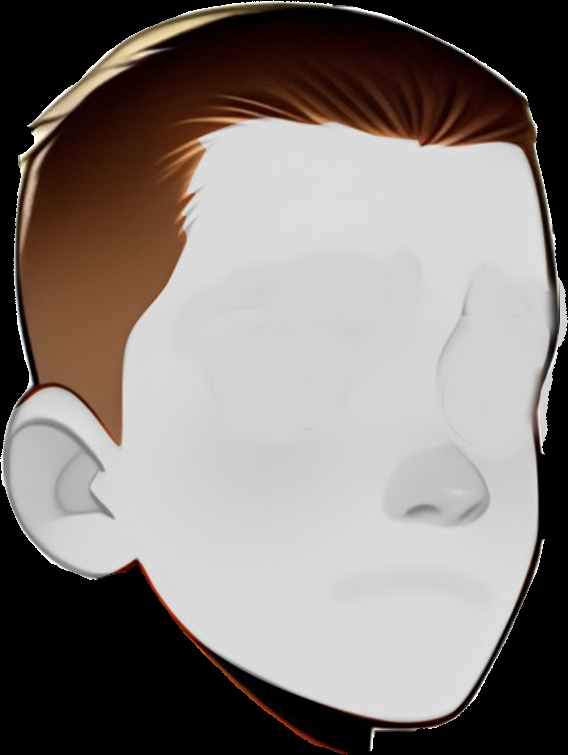
#> input picture app/images/eyes/character_1/L.png, 568 x 755 px
$ jupyter execute --allow-errors 'openCV for images overlay.ipynb'   (shell and % lines are left out)
#> lines starting #> are read from the running program, lines starting #| are printed output that depends on the picture
### app/images/eyes/character_1/util.py
import cv2
import numpy as np
from matplotlib import pyplot as plt


def overlay_eyes_on_head(head_img, eyes_img, eye_width_percent, eye_height_percent, x_offset, y_offset, flip_horizontal=False):
    """
    Overlay an eyes image onto a head image at the specified location with given dimensions.

    Parameters:
    - head_img (np.array): Head image array.
    - eyes_img (np.array): Eyes image array.
    - eye_width_percent (float): Width of the eyes image as a percentage of the head image.
    - eye_height_percent (float): Height of the eyes image as a percentage of the head image.
    - x_offset (int): X location on the head image where the eyes should be placed.
    - y_offset (int): Y location on the head image where the eyes should be placed.
    - flip_horizontal (bool): Whether to flip the eyes image horizontally (default is False).
    """

    # Check if images are loaded correctly
    if head_img is None or eyes_img is None:
        raise ValueError("Head image or eyes image not loaded properly.")

    # Function to resize overlay image based on percentage of the original image
    # [4 lines left out: function resize_image, not called in this run]

    # Resize the overlay image based on the specified percentage
    eyes_img_resized = resize_image(eyes_img, eye_width_percent, eye_height_percent)

    # Flip the eyes image horizontally if specified
    if flip_horizontal:
        eyes_img_resized = cv2.flip(eyes_img_resized, 1)

    # Get dimensions of the overlay
    overlay_height, overlay_width = eyes_img_resized.shape[:2]
    y1, y2 = y_offset, y_offset + overlay_height
    x1, x2 = x_offset, x_offset + overlay_width

    # Adjust the overlay dimensions if it exceeds the base image's boundaries
    if y2 > head_img.shape[0]:
        y2 = head_img.shape[0]
        eyes_img_resized = eyes_img_resized[:(y2 - y1), :, :]  # Clip the overlay height

    if x2 > head_img.shape[1]:
        x2 = head_img.shape[1]
        eyes_img_resized = eyes_img_resized[:, :(x2 - x1), :]  # Clip the overlay width

    # Extract the alpha channel from the overlay (for PNG with transparency)
    if eyes_img_resized.shape[2] == 4:
        alpha_channel = eyes_img_resized[:, :, 3] / 255.0
        alpha_background = 1.0 - alpha_channel
        eyes_rgb = eyes_img_resized[:, :, :3]  # Get RGB channels
    else:
        eyes_rgb = eyes_img_resized
        alpha_channel = np.ones(eyes_rgb.shape[:2])
        alpha_background = 1.0 - alpha_channel

    # Blend the overlay onto the base image
    for c in range(0, 3):
        head_img[y1:y2, x1:x2, c] = (alpha_channel * eyes_rgb[:, :, c] +
                                     alpha_background * head_img[y1:y2, x1:x2, c])

    # Convert BGR image to RGB for displaying with Matplotlib
    head_img_rgb = cv2.cvtColor(head_img, cv2.COLOR_BGR2RGB)

    # Display the final image in the notebook
    plt.imshow(head_img_rgb)
    plt.axis('off')  # Hide the axes
    plt.show()

### app/images/eyes/character_1/openCV for images overlay.ipynb
[cell 1]
import cv2
from util import overlay_eyes_on_head

[cell 2]
# Load the base image (head) and overlay image (eyes)
head_img = cv2.imread('L.png', cv2.IMREAD_UNCHANGED)  # Replace with the path to the head image
#> head_img is the input picture: shape (755, 568, 4); mean B, G, R, A 121, 124.6, 131.8, 194.2
eyes_img = cv2.imread('side_eyes/angry/angry_L.png', cv2.IMREAD_UNCHANGED)  # Overlay with transparency support (PNG)
eye_width_percent = 53  # Width of eyes image as a percentage of the head image
eye_height_percent = 53  # Height of eyes image as a percentage of the head image
x_offset = 170  # X location where to place the eyes image
y_offset = 300   # Y location where to place the eyes image
flip_horizontal = True  # Set to True if you want to flip the eyes image

# Call the function to overlay the eyes on the head and display the result
#> (the rest of this cell did not finish here and is left out)


#> (a cell that did not finish here is left out)

[cell 4]
from PIL import Image

# Open background image
img_bg = Image.open('body/01.png')
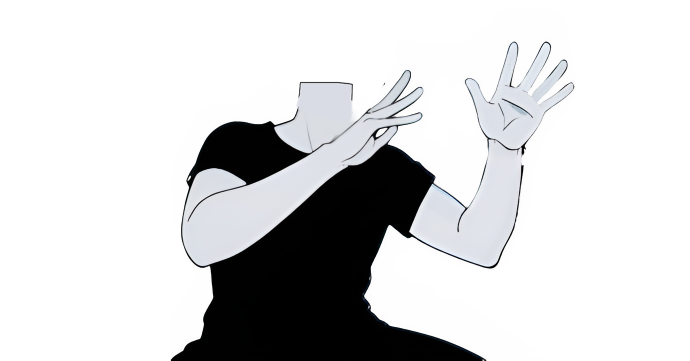
#> input picture app/images/eyes/character_1/body/01.png, 1380 x 722 px (shown at 1/2 size)
#> img_bg is the input picture: PIL image 1380x722 RGBA; mean R, G, B, A 143, 143.4, 144.4, 68
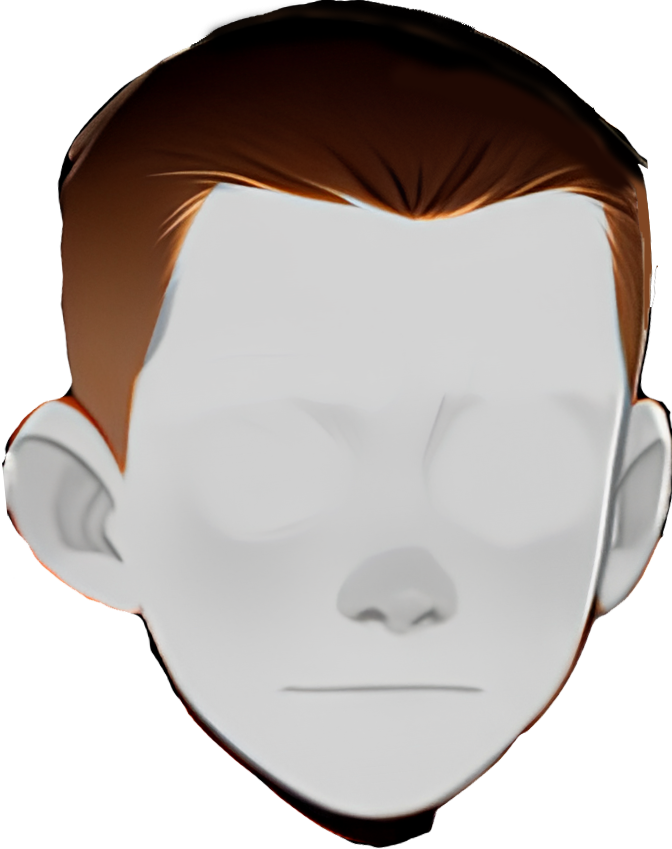
#> input picture app/images/eyes/character_1/R.png, 672 x 849 px
#> further down, img_fg is the input picture: PIL image 672x849 RGBA; mean R, G, B, A 116.5, 109.4, 106.1, 182.6

def add_padding_and_image(img_bg, img_fg, position, size):
    # Resize the foreground image
#> called with position = (518, -36), size = (232, 307)
    img_fg = img_fg.resize(size)
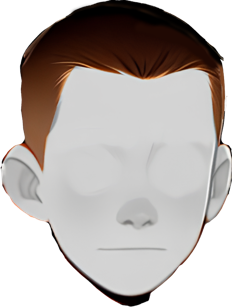
#> img_fg: PIL image 232x307 RGBA; mean R, G, B, A 115.7, 109, 105.9, 182.6; transparent parts drawn white

    # Calculate the required padding at the top based on the overlay image's height
    # padding_height = size[1] if position[1] < 0 else 0
    padding_height = 200

    # Create a new image with extra height (padding) at the top
    new_height = img_bg.height + padding_height
#> new_height = 922
    new_bg = Image.new('RGBA', (img_bg.width, new_height), (255, 255, 255, 0))

    # Paste the original background at the correct position (lower down to make room for padding)
    new_bg.paste(img_bg, (0, padding_height))
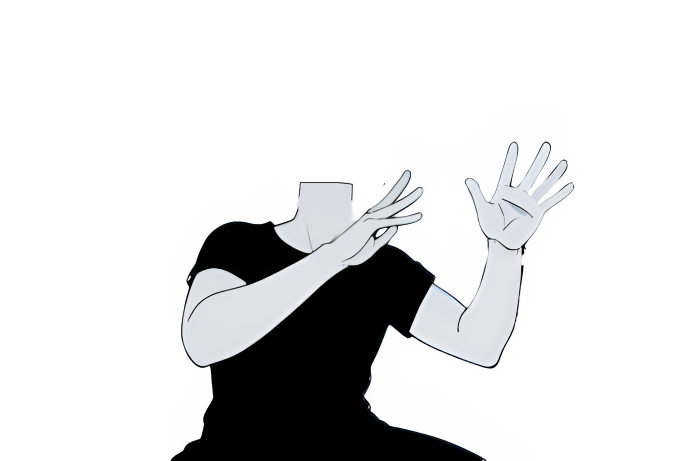
#> new_bg: PIL image 1380x922 RGBA (shown at 1/2 size); mean R, G, B, A 167.3, 167.6, 168.4, 53.2; transparent parts drawn white

    # Adjust the position of the overlay image to account for the added padding
    new_position = (position[0], position[1] + padding_height)

    # Paste the foreground image on the new background
    new_bg.paste(img_fg, new_position, mask=img_fg)
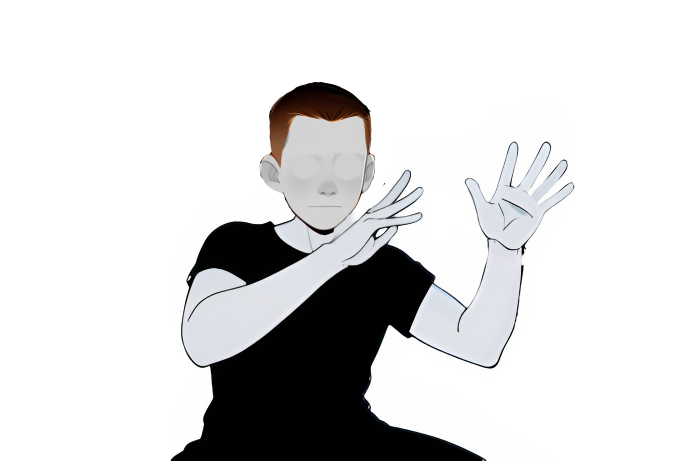
#> new_bg: PIL image 1380x922 RGBA (shown at 1/2 size); mean R, G, B, A 165.1, 165, 165.6, 61.5; transparent parts drawn white

    return new_bg

# Open foreground image
img_fg = Image.open('R.png')

# Define position and size
position = (518, -36)  # x, y coordinates
size = (232, 307)

# Call the function to add padding and overlay the image
img_bg = add_padding_and_image(img_bg, img_fg, position, size)

# Save the resulting image
img_bg.save('result2.png')
